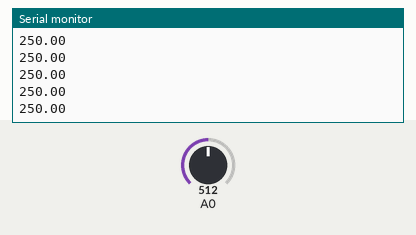
A sketch run on a simulated Arduino Uno, built with avr-gcc and run on an emulated ATmega328P. Parts: the last lines printed to the serial monitor. Inputs (shaded band) come from the test bench; at power-on: A0 = 512.

Above: at 1.2 s.
1.3 s: A0 set to 716
At 1.56 s:
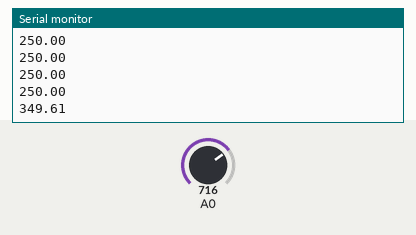
2.8 s: A0 set to 900
At 2.96 s:
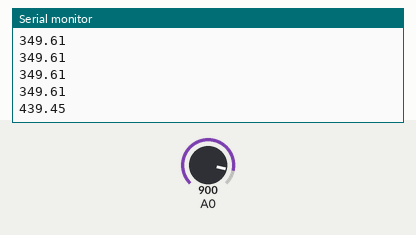
Timing chart, 0 to 5.8 s (numbered marks = the images above; inputs shaded):
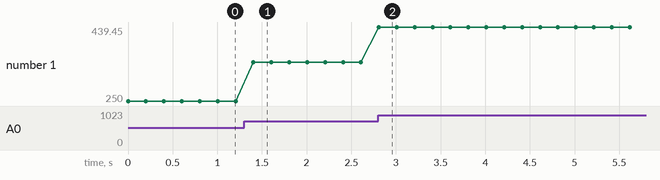

The sketch:

LM35.ino
```cpp
void setup() {
  // put your setup code here, to run once:
Serial.begin(9600);
}

void loop() {
  // put your main code here, to run repeatedly:
float temp;
temp=analogRead(0);
temp=temp*0.48828125;
Serial.println(temp);
delay(200);
}
```

Measured:
- after the input at 1.3 s, the serial monitor: prints a new line after 0.10 s (image 1)
- after the input at 2.8 s, the serial monitor: prints a new line at once (image 2)
- plotted number 1: 250 → 349.61 after the input at 1.3 s, 349.61 → 439.45 after the input at 2.8 s
